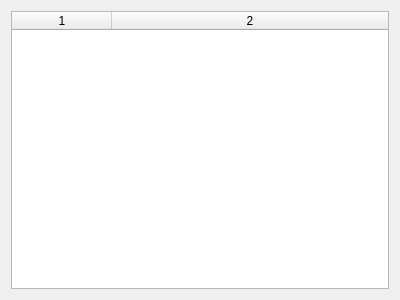
<?xml version="1.0" encoding="UTF-8"?>
<ui version="4.0">
 <class>ROITableWidget</class>
 <widget class="QWidget" name="ROITableWidget">
  <property name="geometry">
   <rect>
    <x>0</x>
    <y>0</y>
    <width>400</width>
    <height>300</height>
   </rect>
  </property>
  <property name="windowTitle">
   <string>Form</string>
  </property>
  <layout class="QVBoxLayout" name="verticalLayout">
   <item>
    <widget class="QTableWidget" name="table">
     <property name="contextMenuPolicy">
      <enum>Qt::ContextMenuPolicy::CustomContextMenu</enum>
     </property>
     <property name="columnCount">
      <number>2</number>
     </property>
     <attribute name="horizontalHeaderStretchLastSection">
      <bool>true</bool>
     </attribute>
     <column/>
     <column/>
    </widget>
   </item>
  </layout>
 </widget>
 <resources/>
 <connections/>
</ui>
